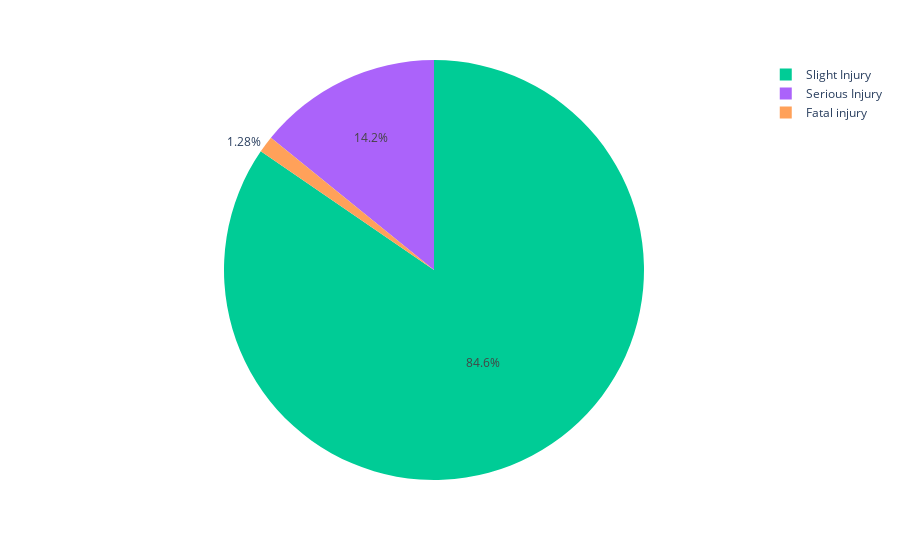

The notebook cell saved with this chart:
### Code cell
import plotly.express as px

fig = px.pie(accident,names='Accident_severity',color='Accident_severity',
             color_discrete_map={'Yes':'red',
                                 'No':'green'})
fig.show()

### Figure 1 — Plotly figure (JSON) as saved in the notebook; plotly's stock layout.template omitted (floating-point values rounded to 4 significant figures; data arrays with more than 128 entries replaced by an {"elided": "..."} marker saying what was removed)
{"data": [{"customdata": {"elided": "12316x1 str values"}, "domain": {"x": [0, 1], "y": [0, 1]}, "hovertemplate": "Accident_severity=%{customdata[0]}<extra></extra>", "labels": {"elided": "12316 str values"}, "legendgroup": "", "marker": {"colors": {"elided": "12316 str values"}}, "name": "", "showlegend": true, "type": "pie"}], "layout": {"legend": {"tracegroupgap": 0}, "margin": {"t": 60}}}
